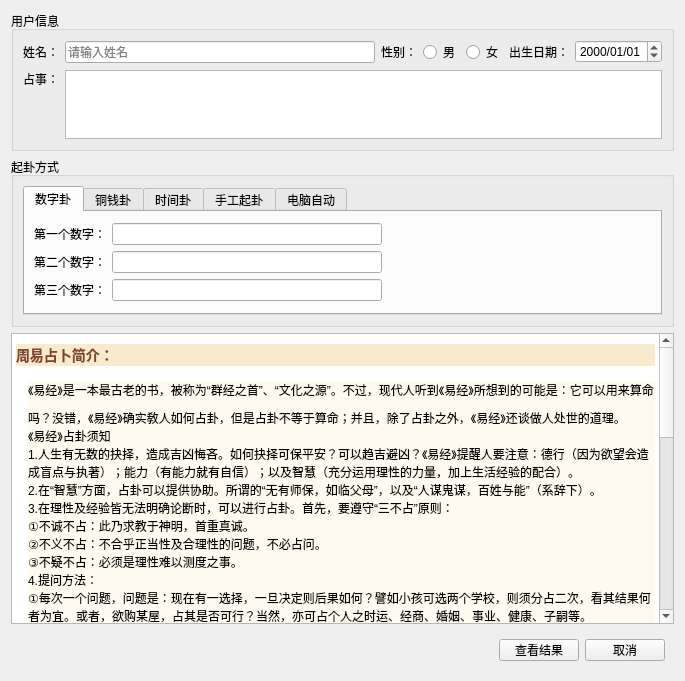
<?xml version="1.0" encoding="UTF-8"?>
<ui version="4.0">
 <class>Dialog</class>
 <widget class="QDialog" name="Dialog">
  <property name="geometry">
   <rect>
    <x>0</x>
    <y>0</y>
    <width>685</width>
    <height>681</height>
   </rect>
  </property>
  <property name="windowTitle">
   <string>Dialog</string>
  </property>
  <layout class="QVBoxLayout" name="verticalLayout_2" stretch="2,3,5,1">
   <item>
    <widget class="QGroupBox" name="groupBox">
     <property name="minimumSize">
      <size>
       <width>0</width>
       <height>140</height>
      </size>
     </property>
     <property name="maximumSize">
      <size>
       <width>16777215</width>
       <height>140</height>
      </size>
     </property>
     <property name="title">
      <string>用户信息</string>
     </property>
     <layout class="QVBoxLayout" name="verticalLayout">
      <property name="spacing">
       <number>6</number>
      </property>
      <item>
       <layout class="QHBoxLayout" name="horizontalLayout">
        <property name="spacing">
         <number>6</number>
        </property>
        <item>
         <widget class="QLabel" name="label">
          <property name="text">
           <string>姓名：</string>
          </property>
         </widget>
        </item>
        <item>
         <widget class="QLineEdit" name="lineEditName">
          <property name="placeholderText">
           <string>请输入姓名</string>
          </property>
         </widget>
        </item>
        <item>
         <widget class="QLabel" name="label_2">
          <property name="text">
           <string>性别：</string>
          </property>
         </widget>
        </item>
        <item>
         <widget class="QRadioButton" name="radioButtonMan">
          <property name="text">
           <string>男</string>
          </property>
         </widget>
        </item>
        <item>
         <widget class="QRadioButton" name="radioButtonWoman">
          <property name="text">
           <string>女</string>
          </property>
         </widget>
        </item>
        <item>
         <widget class="QLabel" name="label_3">
          <property name="text">
           <string>出生日期：</string>
          </property>
         </widget>
        </item>
        <item>
         <widget class="QDateEdit" name="dateEditBirthday">
          <property name="displayFormat">
           <string>yyyy/MM/dd</string>
          </property>
         </widget>
        </item>
       </layout>
      </item>
      <item>
       <layout class="QGridLayout" name="gridLayout">
        <item row="0" column="0">
         <widget class="QLabel" name="label_4">
          <property name="text">
           <string>占事：</string>
          </property>
         </widget>
        </item>
        <item row="0" column="1" rowspan="2">
         <widget class="QPlainTextEdit" name="plainTextEditWhat">
          <property name="plainText">
           <string/>
          </property>
          <property name="placeholderText">
           <string/>
          </property>
         </widget>
        </item>
        <item row="1" column="0">
         <spacer name="verticalSpacer">
          <property name="orientation">
           <enum>Qt::Vertical</enum>
          </property>
          <property name="sizeHint" stdset="0">
           <size>
            <width>20</width>
            <height>40</height>
           </size>
          </property>
         </spacer>
        </item>
       </layout>
      </item>
     </layout>
    </widget>
   </item>
   <item>
    <widget class="QGroupBox" name="groupBox_2">
     <property name="minimumSize">
      <size>
       <width>0</width>
       <height>170</height>
      </size>
     </property>
     <property name="maximumSize">
      <size>
       <width>16777215</width>
       <height>170</height>
      </size>
     </property>
     <property name="title">
      <string>起卦方式</string>
     </property>
     <layout class="QVBoxLayout" name="verticalLayout_3">
      <item>
       <widget class="QTabWidget" name="tabWidget">
        <property name="currentIndex">
         <number>0</number>
        </property>
        <widget class="QWidget" name="tabNumber">
         <attribute name="title">
          <string>数字卦</string>
         </attribute>
         <layout class="QVBoxLayout" name="verticalLayout_4">
          <item>
           <layout class="QGridLayout" name="gridLayout_2">
            <item row="0" column="0">
             <widget class="QLabel" name="label_5">
              <property name="text">
               <string>第一个数字：</string>
              </property>
             </widget>
            </item>
            <item row="2" column="0">
             <widget class="QLabel" name="label_7">
              <property name="text">
               <string>第三个数字：</string>
              </property>
             </widget>
            </item>
            <item row="1" column="0">
             <widget class="QLabel" name="label_6">
              <property name="text">
               <string>第二个数字：</string>
              </property>
             </widget>
            </item>
            <item row="1" column="1">
             <widget class="QLineEdit" name="lineEdit_num2"/>
            </item>
            <item row="2" column="1">
             <widget class="QLineEdit" name="lineEdit_num3"/>
            </item>
            <item row="0" column="1">
             <widget class="QLineEdit" name="lineEdit_num1"/>
            </item>
            <item row="1" column="2">
             <spacer name="horizontalSpacer_2">
              <property name="orientation">
               <enum>Qt::Horizontal</enum>
              </property>
              <property name="sizeHint" stdset="0">
               <size>
                <width>40</width>
                <height>20</height>
               </size>
              </property>
             </spacer>
            </item>
           </layout>
          </item>
         </layout>
        </widget>
        <widget class="QWidget" name="tabMoney">
         <attribute name="title">
          <string>铜钱卦</string>
         </attribute>
         <widget class="QWidget" name="widget" native="true">
          <property name="geometry">
           <rect>
            <x>0</x>
            <y>0</y>
            <width>637</width>
            <height>107</height>
           </rect>
          </property>
          <property name="styleSheet">
           <string notr="true"/>
          </property>
          <layout class="QGridLayout" name="gridLayout_3">
           <item row="0" column="0" rowspan="2">
            <widget class="QLabel" name="labelMoney1">
             <property name="text">
              <string/>
             </property>
             <property name="pixmap">
              <pixmap resource="../rc.qrc">:/images/images/qltb.gif</pixmap>
             </property>
            </widget>
           </item>
           <item row="0" column="1" rowspan="2">
            <widget class="QLabel" name="labelMoney2">
             <property name="text">
              <string/>
             </property>
             <property name="pixmap">
              <pixmap resource="../rc.qrc">:/images/images/qltb.gif</pixmap>
             </property>
            </widget>
           </item>
           <item row="0" column="2" rowspan="2">
            <widget class="QLabel" name="labelMoney3">
             <property name="text">
              <string/>
             </property>
             <property name="pixmap">
              <pixmap resource="../rc.qrc">:/images/images/qltb.gif</pixmap>
             </property>
            </widget>
           </item>
           <item row="0" column="3" rowspan="2">
            <widget class="QPlainTextEdit" name="plainTextEdit">
             <property name="readOnly">
              <bool>true</bool>
             </property>
             <property name="plainText">
              <string>请点击旁边“第一次”按钮，一共需要6次</string>
             </property>
            </widget>
           </item>
           <item row="0" column="4">
            <widget class="QPushButton" name="pushButton">
             <property name="minimumSize">
              <size>
               <width>0</width>
               <height>40</height>
              </size>
             </property>
             <property name="maximumSize">
              <size>
               <width>16777215</width>
               <height>40</height>
              </size>
             </property>
             <property name="text">
              <string>第0/6次</string>
             </property>
            </widget>
           </item>
           <item row="1" column="4">
            <widget class="QPushButton" name="pushButton_2">
             <property name="minimumSize">
              <size>
               <width>0</width>
               <height>40</height>
              </size>
             </property>
             <property name="maximumSize">
              <size>
               <width>16777215</width>
               <height>40</height>
              </size>
             </property>
             <property name="text">
              <string>重新开始</string>
             </property>
            </widget>
           </item>
          </layout>
         </widget>
        </widget>
        <widget class="QWidget" name="tabTime">
         <attribute name="title">
          <string>时间卦</string>
         </attribute>
         <widget class="QWidget" name="widget_3" native="true">
          <property name="geometry">
           <rect>
            <x>0</x>
            <y>0</y>
            <width>641</width>
            <height>81</height>
           </rect>
          </property>
          <layout class="QGridLayout" name="gridLayout_4">
           <item row="0" column="0" colspan="2">
            <widget class="QLabel" name="label_9">
             <property name="text">
              <string>2021年10月31日 13：24</string>
             </property>
            </widget>
           </item>
           <item row="1" column="0">
            <widget class="QLabel" name="label_13">
             <property name="text">
              <string> 八月廿六</string>
             </property>
            </widget>
           </item>
           <item row="2" column="0" rowspan="2">
            <widget class="QLabel" name="label_10">
             <property name="font">
              <font>
               <pointsize>21</pointsize>
               <bold>true</bold>
              </font>
             </property>
             <property name="text">
              <string>辛丑年 辰时</string>
             </property>
            </widget>
           </item>
           <item row="2" column="1">
            <widget class="QLabel" name="label_11">
             <property name="text">
              <string>宜：搬家 结婚 领证 安床 订婚 上梁 入学 求嗣 修坟 赴任 祈福 求医 纳采 立券</string>
             </property>
            </widget>
           </item>
           <item row="3" column="1">
            <widget class="QLabel" name="label_12">
             <property name="text">
              <string>忌：装修 开业 开工 动土 出行 安葬 开张 旅游 破土 放水 求财 修造 置产 纳畜</string>
             </property>
            </widget>
           </item>
          </layout>
         </widget>
        </widget>
        <widget class="QWidget" name="tabCustom">
         <attribute name="title">
          <string>手工起卦</string>
         </attribute>
         <widget class="QWidget" name="widget_4" native="true">
          <property name="geometry">
           <rect>
            <x>0</x>
            <y>0</y>
            <width>421</width>
            <height>102</height>
           </rect>
          </property>
          <layout class="QVBoxLayout" name="verticalLayout_5">
           <item>
            <layout class="QHBoxLayout" name="horizontalLayout_3">
             <item>
              <widget class="QLabel" name="label_8">
               <property name="text">
                <string>第六爻</string>
               </property>
              </widget>
             </item>
             <item>
              <widget class="QComboBox" name="comboBox_yao6">
               <property name="minimumSize">
                <size>
                 <width>150</width>
                 <height>0</height>
                </size>
               </property>
               <item>
                <property name="text">
                 <string>少阴 - -</string>
                </property>
               </item>
               <item>
                <property name="text">
                 <string>少阳 —</string>
                </property>
               </item>
               <item>
                <property name="text">
                 <string>老阳 — O</string>
                </property>
               </item>
               <item>
                <property name="text">
                 <string>老阴 - - X</string>
                </property>
               </item>
              </widget>
             </item>
             <item>
              <widget class="QLabel" name="label_16">
               <property name="text">
                <string>第三爻</string>
               </property>
              </widget>
             </item>
             <item>
              <widget class="QComboBox" name="comboBox_yao3">
               <property name="minimumSize">
                <size>
                 <width>150</width>
                 <height>0</height>
                </size>
               </property>
               <item>
                <property name="text">
                 <string>少阴 - -</string>
                </property>
               </item>
               <item>
                <property name="text">
                 <string>少阳 —</string>
                </property>
               </item>
               <item>
                <property name="text">
                 <string>老阳 — O</string>
                </property>
               </item>
               <item>
                <property name="text">
                 <string>老阴 - - X</string>
                </property>
               </item>
              </widget>
             </item>
            </layout>
           </item>
           <item>
            <layout class="QHBoxLayout" name="horizontalLayout_4">
             <item>
              <widget class="QLabel" name="label_14">
               <property name="text">
                <string>第五爻</string>
               </property>
              </widget>
             </item>
             <item>
              <widget class="QComboBox" name="comboBox_yao5">
               <property name="minimumSize">
                <size>
                 <width>150</width>
                 <height>0</height>
                </size>
               </property>
               <item>
                <property name="text">
                 <string>少阴 - -</string>
                </property>
               </item>
               <item>
                <property name="text">
                 <string>少阳 —</string>
                </property>
               </item>
               <item>
                <property name="text">
                 <string>老阳 — O</string>
                </property>
               </item>
               <item>
                <property name="text">
                 <string>老阴 - - X</string>
                </property>
               </item>
              </widget>
             </item>
             <item>
              <widget class="QLabel" name="label_17">
               <property name="text">
                <string>第二爻</string>
               </property>
              </widget>
             </item>
             <item>
              <widget class="QComboBox" name="comboBox_yao2">
               <property name="minimumSize">
                <size>
                 <width>150</width>
                 <height>0</height>
                </size>
               </property>
               <item>
                <property name="text">
                 <string>少阴 - -</string>
                </property>
               </item>
               <item>
                <property name="text">
                 <string>少阳 —</string>
                </property>
               </item>
               <item>
                <property name="text">
                 <string>老阳 — O</string>
                </property>
               </item>
               <item>
                <property name="text">
                 <string>老阴 - - X</string>
                </property>
               </item>
              </widget>
             </item>
            </layout>
           </item>
           <item>
            <layout class="QHBoxLayout" name="horizontalLayout_5">
             <item>
              <widget class="QLabel" name="label_15">
               <property name="text">
                <string>第四爻</string>
               </property>
              </widget>
             </item>
             <item>
              <widget class="QComboBox" name="comboBox_yao4">
               <property name="minimumSize">
                <size>
                 <width>150</width>
                 <height>0</height>
                </size>
               </property>
               <item>
                <property name="text">
                 <string>少阴 - -</string>
                </property>
               </item>
               <item>
                <property name="text">
                 <string>少阳 —</string>
                </property>
               </item>
               <item>
                <property name="text">
                 <string>老阳 — O</string>
                </property>
               </item>
               <item>
                <property name="text">
                 <string>老阴 - - X</string>
                </property>
               </item>
              </widget>
             </item>
             <item>
              <widget class="QLabel" name="label_18">
               <property name="text">
                <string>第一爻</string>
               </property>
              </widget>
             </item>
             <item>
              <widget class="QComboBox" name="comboBox_yao1">
               <property name="minimumSize">
                <size>
                 <width>150</width>
                 <height>0</height>
                </size>
               </property>
               <item>
                <property name="text">
                 <string>少阴 - -</string>
                </property>
               </item>
               <item>
                <property name="text">
                 <string>少阳 —</string>
                </property>
               </item>
               <item>
                <property name="text">
                 <string>老阳 — O</string>
                </property>
               </item>
               <item>
                <property name="text">
                 <string>老阴 - - X</string>
                </property>
               </item>
              </widget>
             </item>
            </layout>
           </item>
          </layout>
         </widget>
        </widget>
        <widget class="QWidget" name="tabComputer">
         <attribute name="title">
          <string>电脑自动</string>
         </attribute>
        </widget>
       </widget>
      </item>
     </layout>
    </widget>
   </item>
   <item>
    <widget class="QTextEdit" name="textEditTips">
     <property name="readOnly">
      <bool>true</bool>
     </property>
     <property name="html">
      <string>&lt;!DOCTYPE HTML PUBLIC &quot;-//W3C//DTD HTML 4.0//EN&quot; &quot;http://www.w3.org/TR/REC-html40/strict.dtd&quot;&gt;
&lt;html&gt;&lt;head&gt;&lt;meta name=&quot;qrichtext&quot; content=&quot;1&quot; /&gt;&lt;meta charset=&quot;utf-8&quot; /&gt;&lt;style type=&quot;text/css&quot;&gt;
p, li { white-space: pre-wrap; }
&lt;/style&gt;&lt;/head&gt;&lt;body style=&quot; font-family:'Microsoft YaHei UI'; font-size:9pt; font-weight:400; font-style:normal;&quot;&gt;
&lt;h3 style=&quot; margin-top:5px; margin-bottom:5px; margin-left:0px; margin-right:0px; -qt-block-indent:0; text-indent:0px; line-height:28px; background-color:#f8eacf;&quot;&gt;&lt;span style=&quot; font-family:'Microsoft Yahei','Arial','Helvetica','sans-serif','瀹嬩綋'; font-size:large; font-weight:700; color:#804627; background-color:#f8eacf;&quot;&gt;周易占卜简介：&lt;/span&gt;&lt;/h3&gt;
&lt;p style=&quot; margin-top:0px; margin-bottom:0px; margin-left:12px; margin-right:0px; -qt-block-indent:0; text-indent:0px; line-height:28px; background-color:#fefaef;&quot;&gt;&lt;span style=&quot; font-family:'Microsoft Yahei','Arial','Helvetica','sans-serif','瀹嬩綋'; font-size:medium; color:#000000; background-color:#fefaef;&quot;&gt;《易经》是一本最古老的书，被称为“群经之首”、“文化之源”。不过，现代人听到《易经》所想到的可能是：它可以用来算命吗？没错，《易经》确实敎人如何占卦，但是占卦不等于算命；并且，除了占卦之外，《易经》还谈做人处世的道理。&lt;/span&gt;&lt;/p&gt;
&lt;p style=&quot; margin-top:0px; margin-bottom:0px; margin-left:12px; margin-right:0px; -qt-block-indent:0; text-indent:0px; background-color:#fefaef;&quot;&gt;&lt;span style=&quot; font-family:'Microsoft Yahei','Arial','Helvetica','sans-serif','瀹嬩綋'; font-size:medium; color:#000000; background-color:#fefaef;&quot;&gt;《易经》占卦须知&lt;/span&gt;&lt;span style=&quot; font-family:'Microsoft Yahei','Arial','Helvetica','sans-serif','瀹嬩綋'; font-size:medium; color:#000000;&quot;&gt;&lt;br /&gt;1.人生有无数的抉择，造成吉凶悔吝。如何抉择可保平安？可以趋吉避凶？《易经》提醒人要注意：德行（因为欲望会造成盲点与执著）；能力（有能力就有自信）；以及智慧（充分运用理性的力量，加上生活经验的配合）。&lt;br /&gt;2.在“智慧”方面，占卦可以提供协助。所谓的“无有师保，如临父母”，以及“人谋鬼谋，百姓与能”（系辞下）。&lt;br /&gt;3.在理性及经验皆无法明确论断时，可以进行占卦。首先，要遵守“三不占”原则：&lt;br /&gt;①不诚不占：此乃求教于神明，首重真诚。&lt;br /&gt;②不义不占：不合乎正当性及合理性的问题，不必占问。&lt;br /&gt;③不疑不占：必须是理性难以测度之事。&lt;br /&gt;4.提问方法：&lt;br /&gt;①每次一个问题，问题是：现在有一选择，一旦决定则后果如何？譬如小孩可选两个学校，则须分占二次，看其结果何者为宜。或者，欲购某屋，占其是否可行？当然，亦可占个人之时运、经商、婚姻、事业、健康、子嗣等。&lt;br /&gt;②同一问题，可以换不同方式来占。一旦有了结果，则须过三个月（一季）再占。&lt;br /&gt;5.占卦最好在清晨，心思清净，意念集中。先拟好问题，准备纸笔。拿出筹策，握于手中，心中默念：“假尔泰筮有常，某（自己名字）今以某事，未知可否。爰质所疑于神之灵，吉凶、得失、悔吝、忧虞，唯尔有神，尚明告之。”&lt;br /&gt;6.然后依占卦步骤，仔细进行。&lt;/span&gt;&lt;/p&gt;
&lt;p style=&quot; margin-top:0px; margin-bottom:0px; margin-left:0px; margin-right:0px; -qt-block-indent:0; text-indent:0px; background-color:#fefaef;&quot;&gt;&lt;span style=&quot; font-family:'Microsoft Yahei','Arial','Helvetica','sans-serif','瀹嬩綋'; font-size:medium; color:#000000; background-color:#fefaef;&quot;&gt; &lt;/span&gt;&lt;/p&gt;
&lt;p style=&quot; margin-top:0px; margin-bottom:0px; margin-left:0px; margin-right:0px; -qt-block-indent:0; text-indent:0px; background-color:#fefaef;&quot;&gt;&lt;span style=&quot; font-family:'Microsoft Yahei','Arial','Helvetica','sans-serif','瀹嬩綋'; font-size:medium; font-weight:700; color:#000000;&quot;&gt;周易预测摇卦方法&lt;/span&gt;&lt;/p&gt;
&lt;p style=&quot; margin-top:0px; margin-bottom:0px; margin-left:0px; margin-right:0px; -qt-block-indent:0; text-indent:0px; background-color:#fefaef;&quot;&gt;&lt;span style=&quot; font-family:'Microsoft Yahei','Arial','Helvetica','sans-serif','瀹嬩綋'; font-size:14px; color:#000000;&quot;&gt;&lt;br /&gt;按照古籍《易经》的铜币起卦方法如下：&lt;/span&gt;&lt;/p&gt;
&lt;p style=&quot; margin-top:0px; margin-bottom:0px; margin-left:0px; margin-right:0px; -qt-block-indent:0; text-indent:0px; background-color:#fefaef;&quot;&gt;&lt;span style=&quot; font-family:'Microsoft Yahei','Arial','Helvetica','sans-serif','瀹嬩綋'; font-size:14px; color:#000000; background-color:#fefaef;&quot;&gt;一、双手合十，将三枚铜钱（或铜币）合于掌心。&lt;/span&gt;&lt;/p&gt;
&lt;p style=&quot; margin-top:0px; margin-bottom:0px; margin-left:0px; margin-right:0px; -qt-block-indent:0; text-indent:0px; background-color:#fefaef;&quot;&gt;&lt;span style=&quot; font-family:'Microsoft Yahei','Arial','Helvetica','sans-serif','瀹嬩綋'; font-size:14px; color:#000000; background-color:#fefaef;&quot;&gt;二、集中意念，心里想着需要预测的事，心念要专一，一般一件事起一卦，不要同时想着几件事，这样就起卦不准了。集中意念，使手心铜钱的磁场与人体磁场相通，双手合十时间约一分钟。（注：古代起卦礼节颇多，还需沐浴更衣，焚香，静心等，这些在一般起卦时就简略了，只是在预测重大事项时，依古方起卦，准确度更高）&lt;/span&gt;&lt;/p&gt;
&lt;p style=&quot; margin-top:0px; margin-bottom:0px; margin-left:0px; margin-right:0px; -qt-block-indent:0; text-indent:0px; background-color:#fefaef;&quot;&gt;&lt;span style=&quot; font-family:'Microsoft Yahei','Arial','Helvetica','sans-serif','瀹嬩綋'; font-size:14px; color:#000000; background-color:#fefaef;&quot;&gt;三、双手合十，掌心略留空间，使得铜钱能够在双手掌心转动为佳，双手摇动几次后，松开，让铜钱落在桌面，看三个铜钱中，共有几个是“背面”：一个背面记作“、”，两个背面记作“、、”，三个背面记作：“o”,如果三个都是正面，则记作“x”,这样，一卦的一爻便形成了。&lt;/span&gt;&lt;/p&gt;
&lt;p style=&quot; margin-top:0px; margin-bottom:0px; margin-left:0px; margin-right:0px; -qt-block-indent:0; text-indent:0px; background-color:#fefaef;&quot;&gt;&lt;span style=&quot; font-family:'Microsoft Yahei','Arial','Helvetica','sans-serif','瀹嬩綋'; font-size:14px; color:#000000;&quot;&gt;&lt;br /&gt;四、照上面方法共摇六次，从下向上分别记录每一次（也就是每一爻）的结果，一个完整的卦（共六爻）就形成了，可以用于预测了。例如摇了六次，记录如下：&lt;/span&gt;&lt;/p&gt;
&lt;p style=&quot; margin-top:0px; margin-bottom:0px; margin-left:0px; margin-right:0px; -qt-block-indent:0; text-indent:0px; background-color:#fefaef;&quot;&gt;&lt;span style=&quot; font-family:'Microsoft Yahei','Arial','Helvetica','sans-serif','瀹嬩綋'; font-size:14px; color:#000000; background-color:#fefaef;&quot;&gt;第六次（一个背面） 结果“、”&lt;/span&gt;&lt;span style=&quot; font-family:'Microsoft Yahei','Arial','Helvetica','sans-serif','瀹嬩綋'; font-size:14px; color:#000000;&quot;&gt;&lt;br /&gt;第五次（一个背面） 结果“、”&lt;br /&gt;第四次（两个背面） 结果“、、”&lt;br /&gt;第三次（三个背面） 结果“o”&lt;br /&gt;第二次（三个正面） 结果“x”&lt;br /&gt;第一次（一个背面） 结果“、”&lt;/span&gt;&lt;/p&gt;
&lt;p style=&quot; margin-top:0px; margin-bottom:0px; margin-left:0px; margin-right:0px; -qt-block-indent:0; text-indent:0px; background-color:#fefaef;&quot;&gt;&lt;span style=&quot; font-family:'Microsoft Yahei','Arial','Helvetica','sans-serif','瀹嬩綋'; font-size:14px; color:#000000;&quot;&gt;&lt;br /&gt;这就是完整的一卦，方法并不难，难就难在心念专一、一事一卦，当然还有解卦的准确性了。&lt;/span&gt;&lt;/p&gt;&lt;/body&gt;&lt;/html&gt;</string>
     </property>
    </widget>
   </item>
   <item>
    <widget class="QWidget" name="widget_2" native="true">
     <property name="minimumSize">
      <size>
       <width>0</width>
       <height>40</height>
      </size>
     </property>
     <property name="maximumSize">
      <size>
       <width>16777215</width>
       <height>40</height>
      </size>
     </property>
     <layout class="QHBoxLayout" name="horizontalLayout_2">
      <item>
       <spacer name="horizontalSpacer">
        <property name="orientation">
         <enum>Qt::Horizontal</enum>
        </property>
        <property name="sizeHint" stdset="0">
         <size>
          <width>460</width>
          <height>19</height>
         </size>
        </property>
       </spacer>
      </item>
      <item>
       <widget class="QPushButton" name="pushButtonOK">
        <property name="text">
         <string>查看结果</string>
        </property>
       </widget>
      </item>
      <item>
       <widget class="QPushButton" name="pushButtonCancel">
        <property name="text">
         <string>取消</string>
        </property>
       </widget>
      </item>
     </layout>
    </widget>
   </item>
  </layout>
 </widget>
 <tabstops>
  <tabstop>lineEditName</tabstop>
  <tabstop>radioButtonMan</tabstop>
  <tabstop>radioButtonWoman</tabstop>
  <tabstop>dateEditBirthday</tabstop>
  <tabstop>plainTextEditWhat</tabstop>
  <tabstop>tabWidget</tabstop>
  <tabstop>lineEdit_num1</tabstop>
  <tabstop>lineEdit_num2</tabstop>
  <tabstop>lineEdit_num3</tabstop>
  <tabstop>pushButtonOK</tabstop>
  <tabstop>pushButtonCancel</tabstop>
 </tabstops>
 <resources>
  <include location="../rc.qrc"/>
 </resources>
 <connections/>
</ui>
